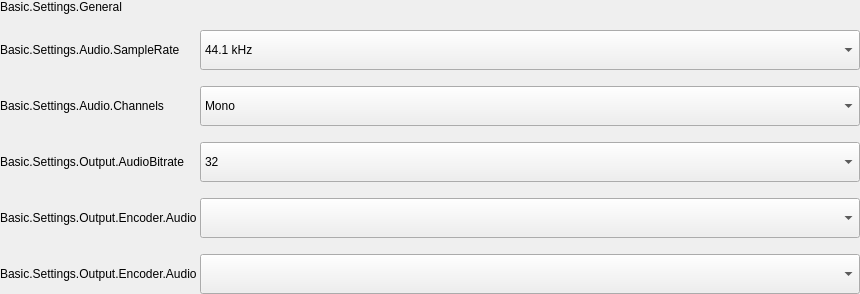
        <widget class="QFrame" name="frame_AudioGeneral">
         <property name="sizePolicy">
          <sizepolicy hsizetype="Fixed" vsizetype="Preferred">
           <horstretch>0</horstretch>
           <verstretch>0</verstretch>
          </sizepolicy>
         </property>
         <property name="minimumSize">
          <size>
           <width>860</width>
           <height>0</height>
          </size>
         </property>
         <property name="maximumSize">
          <size>
           <width>860</width>
           <height>16777215</height>
          </size>
         </property>
         <property name="frameShape">
          <enum>QFrame::NoFrame</enum>
         </property>
         <property name="frameShadow">
          <enum>QFrame::Raised</enum>
         </property>
         <layout class="QFormLayout" name="formLayout_AudioGeneral">
          <property name="fieldGrowthPolicy">
           <enum>QFormLayout::AllNonFixedFieldsGrow</enum>
          </property>
          <property name="labelAlignment">
           <set>Qt::AlignLeading|Qt::AlignLeft|Qt::AlignVCenter</set>
          </property>
          <property name="formAlignment">
           <set>Qt::AlignLeading|Qt::AlignLeft|Qt::AlignTop</set>
          </property>
          <property name="horizontalSpacing">
           <number>0</number>
          </property>
          <property name="verticalSpacing">
           <number>16</number>
          </property>
          <property name="leftMargin">
           <number>0</number>
          </property>
          <property name="topMargin">
           <number>0</number>
          </property>
          <property name="rightMargin">
           <number>0</number>
          </property>
          <property name="bottomMargin">
           <number>0</number>
          </property>
          <item row="0" column="0">
           <widget class="QLabel" name="label_TitleAudioGeneral">
            <property name="maximumSize">
             <size>
              <width>860</width>
              <height>16777215</height>
             </size>
            </property>
            <property name="styleSheet">
             <string/>
            </property>
            <property name="text">
             <string>Basic.Settings.General</string>
            </property>
            <property name="wordWrap">
             <bool>true</bool>
            </property>
           </widget>
          </item>
          <item row="1" column="0">
           <widget class="QLabel" name="label_SampleRate">
            <property name="sizePolicy">
             <sizepolicy hsizetype="Fixed" vsizetype="Fixed">
              <horstretch>0</horstretch>
              <verstretch>0</verstretch>
             </sizepolicy>
            </property>
            <property name="minimumSize">
             <size>
              <width>200</width>
              <height>40</height>
             </size>
            </property>
            <property name="maximumSize">
             <size>
              <width>200</width>
              <height>40</height>
             </size>
            </property>
            <property name="styleSheet">
             <string notr="true"/>
            </property>
            <property name="text">
             <string>Basic.Settings.Audio.SampleRate</string>
            </property>
            <property name="wordWrap">
             <bool>true</bool>
            </property>
           </widget>
          </item>
          <item row="1" column="1">
           <widget class="AFQCustomCombobox" name="comboBox_SampleRate">
            <property name="enabled">
             <bool>true</bool>
            </property>
            <property name="sizePolicy">
             <sizepolicy hsizetype="Fixed" vsizetype="Fixed">
              <horstretch>0</horstretch>
              <verstretch>0</verstretch>
             </sizepolicy>
            </property>
            <property name="minimumSize">
             <size>
              <width>660</width>
              <height>40</height>
             </size>
            </property>
            <property name="maximumSize">
             <size>
              <width>660</width>
              <height>40</height>
             </size>
            </property>
            <property name="focusPolicy">
             <enum>Qt::ClickFocus</enum>
            </property>
            <property name="styleSheet">
             <string notr="true"/>
            </property>
            <item>
             <property name="text">
              <string>44.1 kHz</string>
             </property>
            </item>
            <item>
             <property name="text">
              <string>48 kHz</string>
             </property>
            </item>
           </widget>
          </item>
          <item row="2" column="0">
           <widget class="QLabel" name="label_ChannelSetup">
            <property name="sizePolicy">
             <sizepolicy hsizetype="Fixed" vsizetype="Fixed">
              <horstretch>0</horstretch>
              <verstretch>0</verstretch>
             </sizepolicy>
            </property>
            <property name="minimumSize">
             <size>
              <width>200</width>
              <height>40</height>
             </size>
            </property>
            <property name="maximumSize">
             <size>
              <width>200</width>
              <height>40</height>
             </size>
            </property>
            <property name="styleSheet">
             <string notr="true"/>
            </property>
            <property name="text">
             <string>Basic.Settings.Audio.Channels</string>
            </property>
            <property name="wordWrap">
             <bool>true</bool>
            </property>
           </widget>
          </item>
          <item row="2" column="1">
           <widget class="AFQCustomCombobox" name="comboBox_ChannelSetup">
            <property name="sizePolicy">
             <sizepolicy hsizetype="Fixed" vsizetype="Fixed">
              <horstretch>0</horstretch>
              <verstretch>0</verstretch>
             </sizepolicy>
            </property>
            <property name="minimumSize">
             <size>
              <width>660</width>
              <height>40</height>
             </size>
            </property>
            <property name="maximumSize">
             <size>
              <width>660</width>
              <height>40</height>
             </size>
            </property>
            <property name="focusPolicy">
             <enum>Qt::ClickFocus</enum>
            </property>
            <property name="styleSheet">
             <string notr="true"/>
            </property>
            <item>
             <property name="text">
              <string>Mono</string>
             </property>
            </item>
            <item>
             <property name="text">
              <string>Stereo</string>
             </property>
            </item>
            <item>
             <property name="text">
              <string>2.1</string>
             </property>
            </item>
            <item>
             <property name="text">
              <string>4.0</string>
             </property>
            </item>
            <item>
             <property name="text">
              <string>4.1</string>
             </property>
            </item>
            <item>
             <property name="text">
              <string>5.1</string>
             </property>
            </item>
            <item>
             <property name="text">
              <string>7.1</string>
             </property>
            </item>
           </widget>
          </item>
          <item row="3" column="0">
           <widget class="QLabel" name="label_SimpleOutputABitrate">
            <property name="sizePolicy">
             <sizepolicy hsizetype="Fixed" vsizetype="Fixed">
              <horstretch>0</horstretch>
              <verstretch>0</verstretch>
             </sizepolicy>
            </property>
            <property name="minimumSize">
             <size>
              <width>200</width>
              <height>40</height>
             </size>
            </property>
            <property name="maximumSize">
             <size>
              <width>200</width>
              <height>40</height>
             </size>
            </property>
            <property name="styleSheet">
             <string notr="true"/>
            </property>
            <property name="text">
             <string>Basic.Settings.Output.AudioBitrate</string>
            </property>
            <property name="wordWrap">
             <bool>true</bool>
            </property>
           </widget>
          </item>
          <item row="3" column="1">
           <widget class="AFQCustomCombobox" name="comboBox_SimpleOutputABitrate">
            <property name="sizePolicy">
             <sizepolicy hsizetype="Fixed" vsizetype="Fixed">
              <horstretch>0</horstretch>
              <verstretch>0</verstretch>
             </sizepolicy>
            </property>
            <property name="minimumSize">
             <size>
              <width>660</width>
              <height>40</height>
             </size>
            </property>
            <property name="maximumSize">
             <size>
              <width>660</width>
              <height>40</height>
             </size>
            </property>
            <property name="focusPolicy">
             <enum>Qt::ClickFocus</enum>
            </property>
            <property name="styleSheet">
             <string notr="true"/>
            </property>
            <property name="maxVisibleItems">
             <number>10</number>
            </property>
            <item>
             <property name="text">
              <string>32</string>
             </property>
            </item>
            <item>
             <property name="text">
              <string>48</string>
             </property>
            </item>
            <item>
             <property name="text">
              <string>64</string>
             </property>
            </item>
            <item>
             <property name="text">
              <string>80</string>
             </property>
            </item>
            <item>
             <property name="text">
              <string>92</string>
             </property>
            </item>
            <item>
             <property name="text">
              <string>112</string>
             </property>
            </item>
            <item>
             <property name="text">
              <string>128</string>
             </property>
            </item>
            <item>
             <property name="text">
              <string>160</string>
             </property>
            </item>
            <item>
             <property name="text">
              <string>192</string>
             </property>
            </item>
            <item>
             <property name="text">
              <string>256</string>
             </property>
            </item>
            <item>
             <property name="text">
              <string>320</string>
             </property>
            </item>
           </widget>
          </item>
          <item row="4" column="0">
           <widget class="QLabel" name="label_SimpleOutStrAEncoder">
            <property name="sizePolicy">
             <sizepolicy hsizetype="Fixed" vsizetype="Fixed">
              <horstretch>0</horstretch>
              <verstretch>0</verstretch>
             </sizepolicy>
            </property>
            <property name="minimumSize">
             <size>
              <width>200</width>
              <height>40</height>
             </size>
            </property>
            <property name="maximumSize">
             <size>
              <width>200</width>
              <height>40</height>
             </size>
            </property>
            <property name="styleSheet">
             <string notr="true"/>
            </property>
            <property name="text">
             <string>Basic.Settings.Output.Encoder.Audio</string>
            </property>
            <property name="wordWrap">
             <bool>true</bool>
            </property>
           </widget>
          </item>
          <item row="4" column="1">
           <widget class="AFQCustomCombobox" name="comboBox_SimpleOutStrAEncoder">
            <property name="sizePolicy">
             <sizepolicy hsizetype="Fixed" vsizetype="Fixed">
              <horstretch>0</horstretch>
              <verstretch>0</verstretch>
             </sizepolicy>
            </property>
            <property name="minimumSize">
             <size>
              <width>660</width>
              <height>40</height>
             </size>
            </property>
            <property name="maximumSize">
             <size>
              <width>660</width>
              <height>40</height>
             </size>
            </property>
            <property name="focusPolicy">
             <enum>Qt::ClickFocus</enum>
            </property>
            <property name="styleSheet">
             <string notr="true"/>
            </property>
           </widget>
          </item>
          <item row="5" column="0">
           <widget class="QLabel" name="label_AdvOutAEncoder">
            <property name="sizePolicy">
             <sizepolicy hsizetype="Fixed" vsizetype="Fixed">
              <horstretch>0</horstretch>
              <verstretch>0</verstretch>
             </sizepolicy>
            </property>
            <property name="minimumSize">
             <size>
              <width>200</width>
              <height>40</height>
             </size>
            </property>
            <property name="maximumSize">
             <size>
              <width>200</width>
              <height>40</height>
             </size>
            </property>
            <property name="text">
             <string>Basic.Settings.Output.Encoder.Audio</string>
            </property>
           </widget>
          </item>
          <item row="5" column="1">
           <widget class="AFQCustomCombobox" name="comboBox_AdvOutAEncoder">
            <property name="sizePolicy">
             <sizepolicy hsizetype="Fixed" vsizetype="Fixed">
              <horstretch>0</horstretch>
              <verstretch>0</verstretch>
             </sizepolicy>
            </property>
            <property name="minimumSize">
             <size>
              <width>660</width>
              <height>40</height>
             </size>
            </property>
            <property name="maximumSize">
             <size>
              <width>660</width>
              <height>40</height>
             </size>
            </property>
           </widget>
          </item>
         </layout>
        </widget>
